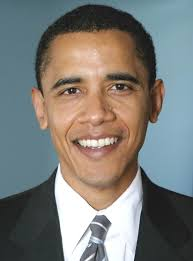
//> input picture DisplayImage/obama.jpg, 193 x 261 px
$ ./parser ../data/obama.jpg version   (built with g++ and OpenCV 4)
//> lines starting //> are read from the running program, lines starting //| are printed output that depends on the picture; after the words box and inside, x2 and y2 are one past the last pixel; in counts of white or black regions, pixels touching at a corner belong together
#include "opencv2/core/utility.hpp"
#include "opencv2/imgproc.hpp"
#include "opencv2/imgcodecs.hpp"
#include "opencv2/highgui.hpp"
#include <iostream>
using namespace cv;
using namespace std;
int _brightness = 100;
int _contrast = 100;
Mat image;
/* brightness/contrast callback function */
static void updateBrightnessContrast( int /*arg*/, void* )
{
    int histSize = 64;
    int brightness = _brightness - 100;
    int contrast = _contrast - 100;
    /*
     * The algorithm is by Werner D. Streidt
     * (http://visca.com/ffactory/archives/5-99/msg00021.html)
     */
    double a, b;
    if( contrast > 0 )
    {
        double delta = 127.*contrast/100;
        a = 255./(255. - delta*2);
        b = a*(brightness - delta);
    }
    else
    {
        double delta = -128.*contrast/100;
        a = (256.-delta*2)/255.;
        b = a*brightness + delta;
    }
    Mat dst, hist;
    image.convertTo(dst, CV_8U, a, b);
    imshow("image", dst);
    calcHist(&dst, 1, 0, Mat(), hist, 1, &histSize, 0);
    Mat histImage = Mat::ones(200, 320, CV_8U)*255;
    normalize(hist, hist, 0, histImage.rows, NORM_MINMAX, CV_32F);
    histImage = Scalar::all(255);
    int binW = cvRound((double)histImage.cols/histSize);
    for( int i = 0; i < histSize; i++ )
        rectangle( histImage, Point(i*binW, histImage.rows),
                   Point((i+1)*binW, histImage.rows - cvRound(hist.at<float>(i))),
                   Scalar::all(0), -1, 8, 0 );
    imshow("histogram", histImage);
}
//Help:
static void help()
{
    std::cout << "\nThis program demonstrates the use of calcHist() -- histogram creation.\n"
              << "Usage: \n" << "demhist [image_name -- Defaults to ../data/baboon.jpg]" << std::endl;
}
//Print command:
static void print_command(string command)
{
    std::cout << command << std::endl;
}
const char* keys =
{
    "{help h||}{@image|../data/obama.jpg|input image file}{@command|version|command to be executed}"
};
int main( int argc, const char** argv )
{
    CommandLineParser parser(argc, argv, keys);
    if (parser.has("help"))
    {
        help();
        return 0;
    }
    string inputImage = parser.get<string>(0);
    string inputCommand = parser.get<string>(1);

    // Load the source image. HighGUI use.
    image = imread( inputImage, 0 );
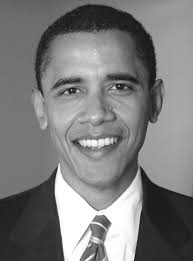
//> image: 261 rows x 193 cols, CV_8UC1; min 5, max 255, mean 123.8
    print_command(inputCommand);
    if(image.empty())
    {
        std::cerr << "Cannot read image file: " << inputImage << std::endl;
        return -1;
    }
    namedWindow("image", 0);
    namedWindow("histogram", 0);
    createTrackbar("brightness", "image", &_brightness, 200, updateBrightnessContrast);
    createTrackbar("contrast", "image", &_contrast, 200, updateBrightnessContrast);
    updateBrightnessContrast(0, 0);
//> in updateBrightnessContrast, `calcHist(&dst, 1, 0, Mat(), hist, 1, &histSize, 0);`: hist = 64 values, max 4546 at index 29, min 0 at index 0, mean 787.1
//> in updateBrightnessContrast, `normalize(hist, hist, 0, histImage.rows, NORM_MINMAX, CV_32F);`: hist = 64 values, max 200 at index 29, min 0 at index 0, mean 34.63
//> after the loop in updateBrightnessContrast, `for( int i = 0; i < histSize; i++ )`:
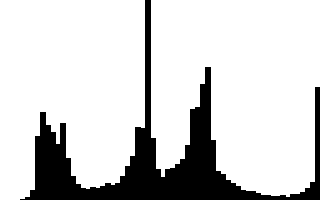
//> histImage: 200 rows x 320 cols, CV_8UC1; 82% white; 1 black region, box (x1, y1, x2, y2) and area: (20, 0, 320, 200) 11490
    waitKey();
    return 0;
}
